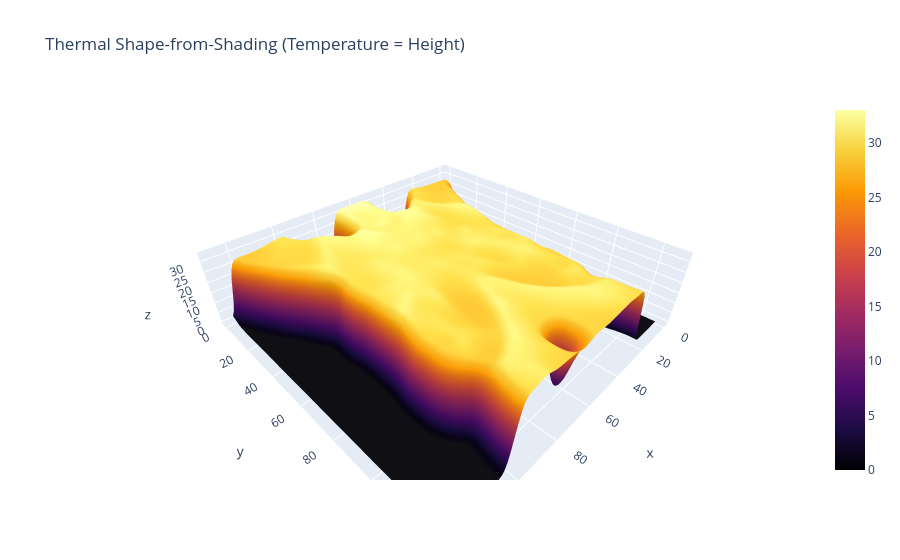

The notebook cell this image was saved under:
### Code cell
import numpy as np, cv2, tifffile, glob, os
import plotly.graph_objects as go
from scipy.ndimage import gaussian_filter

# --- 1. LOAD RAW THERMAL IMAGE ---
TIFF_DIR = "/mnt/Data1/Peoples/faiz836b/DNP-3DDMR-IR/data/organized_by_patient"
PATIENT_ID = "Patient_143"
patient_path = os.path.join(TIFF_DIR, PATIENT_ID)
subdirs = [d for d in os.listdir(patient_path) if os.path.isdir(os.path.join(patient_path, d))]
cat_path = os.path.join(patient_path, subdirs[0])

files = [f for f in glob.glob(os.path.join(cat_path, '*.tiff')) if 'frontal' in f.lower() or 'anterior' in f.lower()]
raw = tifffile.imread(files[0]).astype(np.float32)
raw = cv2.resize(raw, (128, 128))

# Mask out background
raw_u8 = ((raw - raw.min()) / (raw.max() - raw.min()) * 255).astype(np.uint8)
_, mask = cv2.threshold(raw_u8, 0, 255, cv2.THRESH_BINARY + cv2.THRESH_OTSU)
mask = (mask / 255.0)

# --- 2. PSEUDO SHAPE-FROM-SHADING (Temperature = Height) ---
# Smooth it slightly so the mesh isn't completely noisy
Z = gaussian_filter(raw * mask, sigma=2)

# --- 3. 3D VISUALIZATION ---
x, y = np.meshgrid(np.arange(128), np.arange(128))
fig = go.Figure(data=[go.Surface(z=Z, x=x, y=y, colorscale='Inferno')])
fig.update_layout(
    title='Thermal Shape-from-Shading (Temperature = Height)', 
    scene=dict(aspectmode='data')
)
fig.show()

### Figure 1 — Plotly figure (JSON) as saved in the notebook; plotly's stock layout.template omitted (floating-point values rounded to 4 significant figures; data arrays with more than 128 entries replaced by an {"elided": "..."} marker saying what was removed)
{"data": [{"colorscale": [[0, "#000004"], [0.1111, "#1b0c41"], [0.2222, "#4a0c6b"], [0.3333, "#781c6d"], [0.4444, "#a52c60"], [0.5556, "#cf4446"], [0.6667, "#ed6925"], [0.7778, "#fb9b06"], [0.8889, "#f7d13d"], [1, "#fcffa4"]], "type": "surface", "x": {"elided": "128x128 int values"}, "y": {"elided": "128x128 int values"}, "z": {"elided": "128x128 float values"}}], "layout": {"scene": {"aspectmode": "data"}, "title": {"text": "Thermal Shape-from-Shading (Temperature = Height)"}}}
